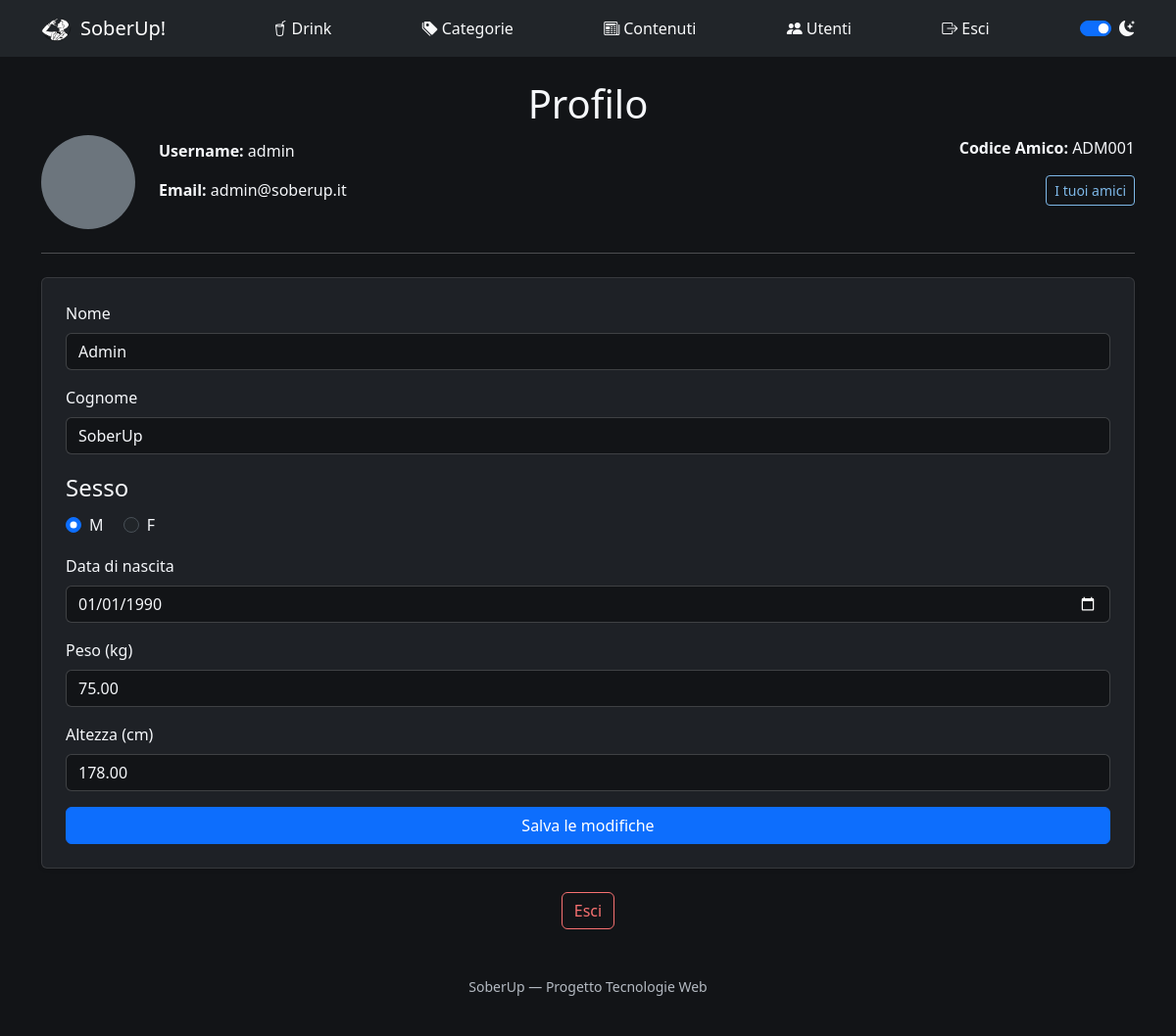
The page /profilo.php (signed in) on the database its author committed.
### tables this page shows
CREATE TABLE utente (
    idutente        INT AUTO_INCREMENT PRIMARY KEY,
    nome            VARCHAR(50)     NOT NULL,
    cognome         VARCHAR(50)     NOT NULL,
    email           VARCHAR(100)    NOT NULL UNIQUE,
    username        VARCHAR(50)     NOT NULL UNIQUE,
    password        VARCHAR(255)    NOT NULL,
    codice_amico    VARCHAR(10)     NOT NULL UNIQUE,
    is_admin        TINYINT(1)      NOT NULL DEFAULT 0,
    sesso           ENUM('M','F')   NOT NULL,
    data_nascita    DATE            NOT NULL,
    peso            DECIMAL(5,2)    NOT NULL,
    altezza         DECIMAL(5,2)    NOT NULL,
    attivo          TINYINT(1)      NOT NULL DEFAULT 1,
    data_creazione  TIMESTAMP       NOT NULL DEFAULT CURRENT_TIMESTAMP
);

### profilo.php (called while the page is built, shortened)
<?php
require_once 'bootstrap.php';
$utente = $dbh->getUtenteById($_SESSION["idutente"]);
$templateParams["errori"] = $errori ?? [];
$templateParams["titolo"] = "SoberUp - Profilo";
$templateParams["intestazione"] = "Profilo";
$templateParams["nome"] = "template/profilo.php";
$templateParams["utente"] = $utente;
require 'template/base.php';
?>

### db/database.php (called while the page is built, shortened)
<?php
class DatabaseHelper{
    private $db;
    public function __construct($servername, $username, $password, $dbname, $port){
        $this->db = new mysqli($servername, $username, $password, $dbname, $port);
    }
    public function getUtenteById($id){
        $query = "SELECT idutente, nome, cognome, email, username, codice_amico, is_admin, sesso, data_nascita, peso, altezza, attivo, data_creazione FROM utente WHERE idutente = ?";
        $stmt = $this->db->prepare($query);
        $stmt->bind_param('i', $id);
        $stmt->execute();
        $result = $stmt->get_result();
        return $result->fetch_assoc();
    }
}
?>

### bootstrap.php (called while the page is built, shortened)
<?php
require_once("db/database.php");
$dbh = new DatabaseHelper("localhost", "root", "", "soberup_db", 3306);
?>

### template/profilo.php (the view, shortened to what this page needs)
<div class="row mb-4 align-items-center">
    <div class="col-12 col-md-auto text-center text-md-start">
        <div class="rounded-circle bg-secondary mx-auto mx-md-0" style="width: 96px; height: 96px;"></div>
    </div>
    <div class="col-12 col-md mt-3 mt-md-0">
        <div class="mb-4">
            <p><strong>Username:</strong> <?php echo $templateParams['utente']['username']; ?></p>
            <p><strong>Email:</strong> <?php echo $templateParams['utente']['email']; ?></p>
        </div>
    </div>
    <div class="col-12 col-md-auto text-md-end">
        <div class="mb-4">
            <p><strong>Codice Amico:</strong> <?php echo $templateParams['utente']['codice_amico']; ?></p>
            <a href="amici.php" class="btn btn-outline-primary btn-sm">I tuoi amici</a>
        </div>
    </div>
</div>
<hr class="mb-4">
<form method="POST" class="card shadow-sm p-4">
    <div class="mb-3">
        <label for="nome" class="form-label">Nome</label>
        <input id="nome" name="nome" type="text" class="form-control" required value="<?php echo $templateParams["utente"]["nome"];?>">
    </div>
    <div class="mb-3">
        <label for="cognome" class="form-label">Cognome</label>
        <input id="cognome" name="cognome" type="text" class="form-control" required value="<?php echo $templateParams["utente"]["cognome"];?>">
    </div>
    <fieldset class="mb-3">
        <legend class="form-label">Sesso</legend>
        <div class="form-check form-check-inline">
            <input id="maschio" name="sesso" type="radio" class="form-check-input" required value="M" <?php echo ($templateParams["utente"]["sesso"]=='M') ? "checked" : ""; ?>>
            <label for="maschio" class="form-check-label">M</label>
        </div>
        <div class="form-check form-check-inline">
            <input id="femmina" name="sesso" type="radio" class="form-check-input" required value="F" <?php echo ($templateParams["utente"]["sesso"]=='F') ? "checked" : ""; ?>>
            <label for="femmina" class="form-check-label">F</label>
        </div>
    </fieldset>
    <div class="mb-3">
        <label for="data-nascita" class="form-label">Data di nascita</label>
        <input id="data-nascita" name="data_nascita" type="date" class="form-control" required value="<?php echo $templateParams["utente"]["data_nascita"];?>">
    </div>
    <div class="mb-3">
        <label for="peso" class="form-label">Peso (kg)</label>
        <input id="peso" name="peso" type="number" class="form-control" step="0.1" min="1" required value="<?php echo $templateParams["utente"]["peso"];?>">
    </div>
    <div class="mb-3">
        <label for="altezza" class="form-label">Altezza (cm)</label>
        <input id="altezza" name="altezza" type="number" class="form-control" step="0.1" min="1" required value="<?php echo $templateParams["utente"]["altezza"];?>">
    </div>
    <button type="submit" class="btn btn-primary">Salva le modifiche</button>
</form>
<div class="text-center mt-4">
    <a href="logout.php" class="btn btn-outline-danger">Esci</a>
</div>

### css/style.css (style rules this page uses)
:root { --bg-page: #FFFFFF; --bg-surface: #F4F6F8; --text-primary: #1A1D21; --text-secondary: #545B66; --color-primary: #1D5D8B; --color-success: #1E7A34; --color-danger: #B3261E; --color-warning: #8A6700; }
[data-theme="dark"] { --bg-page: #121417; --bg-surface: #1E2126; --text-primary: #F5F7FA; --text-secondary: #B4BAC2; --color-primary: #7EB8E8; --color-success: #4ADE80; --color-danger: #F87171; --color-warning: #FBBF24; }
body { background-color: var(--bg-page); color: var(--text-primary); }
a { color: var(--color-primary); }
.btn-outline-primary { color: var(--color-primary); border-color: var(--color-primary); }
.btn-outline-danger { color: var(--color-danger); border-color: var(--color-danger); }
.card, .accordion-item { background-color: var(--bg-surface); color: var(--text-primary); border-color: rgba(127, 127, 127, 0.25); }
.form-control, .form-select { background-color: var(--bg-page); color: var(--text-primary); border-color: rgba(127, 127, 127, 0.35); }

### rows shown on the page
utente: username "admin", email "admin@soberup.it", codice_amico "ADM001", nome "Admin", cognome "SoberUp", sesso "☑ M", sesso "☐ F", data_nascita "01/01/1990", peso "75.00", altezza "178.00"

### other values the page prints
$templateParams["intestazione"] "Profilo"
